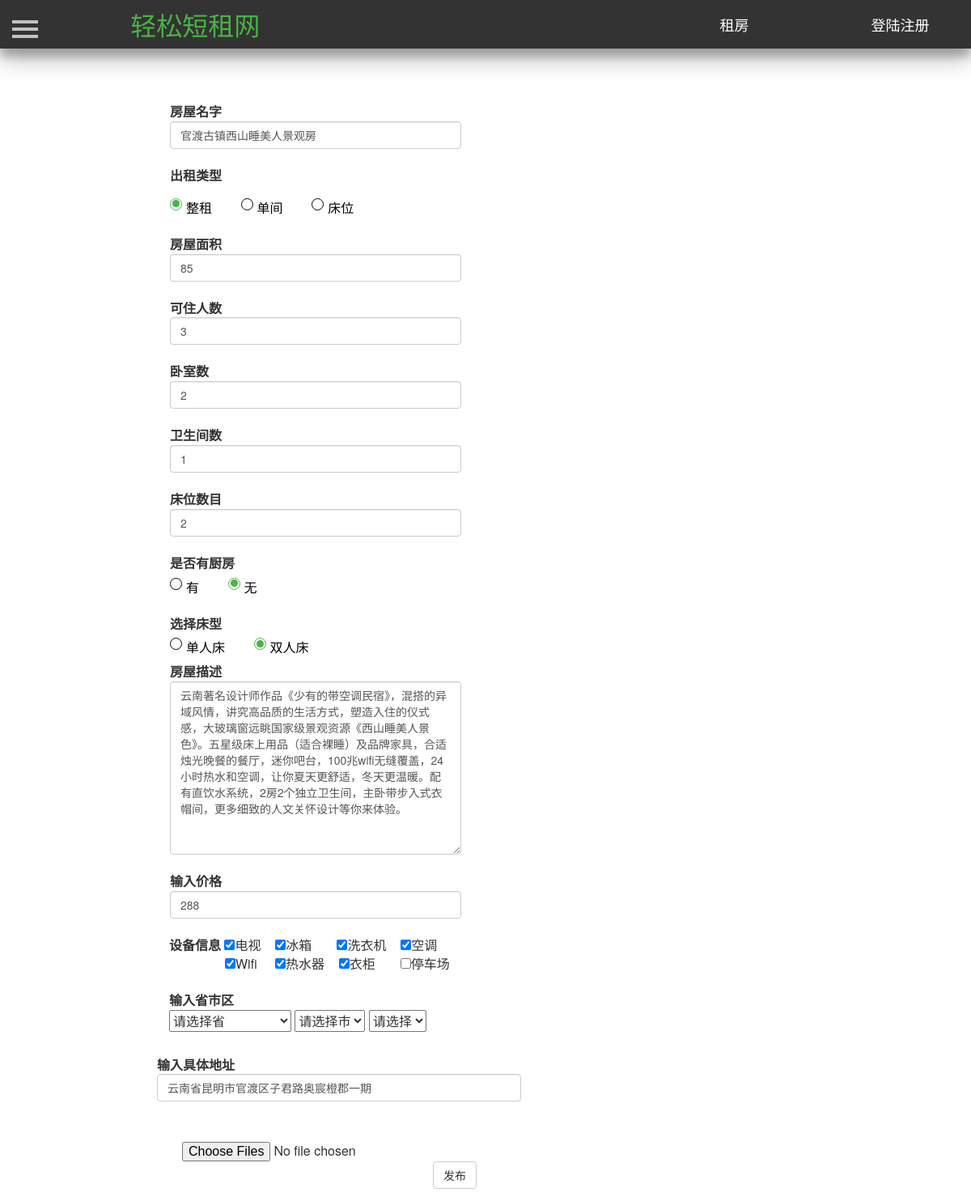
The app's page /modify_house/11/ with its own data.
### Renting/models.py (models this page shows, shortened)
class House(db.Model):
    id = db.Column(db.Integer, primary_key=True, autoincrement=True)  # ID 房屋唯一的标识
    house_name = db.Column(db.String(25))  # 房屋名  唯一   最大25个字符
    house_type = db.Column(db.Integer)  # 房屋类型，0表示整租，1表示单间 ，2表示床位
    area = db.Column(db.Integer)  # 房屋面积
    people = db.Column(db.Integer)  # 可住人数
    bedroom = db.Column(db.Integer)  # 卧房数
    toilet = db.Column(db.Integer)  # 卫生间数
    kitchen = db.Column(db.Integer)  # 是否有厨房
    bed = db.Column(db.Integer)  # 床位数
    bed_type = db.Column(db.Integer)  # 床型 0表示单人床  1表示双人床
    price = db.Column(db.Integer)  # 租一天的价格
    description = db.Column(db.String(200))  # 房屋描述
    facility = db.Column(db.String(10))  # 房屋设施，0表示无，1表示有
    province = db.Column(db.String(10))  # 省
    city = db.Column(db.String(10))  # 市
    district = db.Column(db.String(10))  # 地区
    address = db.Column(db.String(100))  # 具体地址
    username = db.Column(db.String(10), db.ForeignKey('user.username'))  # 房屋主人的名字，外键
    status = db.Column(db.Integer)  # 房屋状态，0表示未审核，1表示通过,2表示未通过
    url_one = db.Column(db.String(100))  # 房屋图片
    url_two = db.Column(db.String(100))  # 房屋图片
    url_three = db.Column(db.String(100))  # 房屋图片
    url_four = db.Column(db.String(100))  # 房屋图片
    url_five = db.Column(db.String(100))  # 房屋图片

### Renting/views.py (the view)
@app.route('/modify_house/<int:house_id>/')
def modify_house(house_id):
    house = House.query.filter_by(id=house_id).first()
    return render_template("modify_house.html", house=house)

### Renting/templates/modify_house.html (shortened to what this page needs)
<!DOCTYPE html>
<html lang="en">
    <head>
        <link href="https://cdn.bootcss.com/bootstrap/3.3.7/css/bootstrap.min.css" rel="stylesheet">
        <link href="/static/css/navigation.css" rel="stylesheet">
        <link href="/static/css/profile.css" rel="stylesheet">
         <link href="/static/css/sidebar.css" rel="stylesheet">
        <link type="text/css" href="/static/css/dialog.css"  rel="stylesheet"/>
    </head>
    <body>
		<header class="header-navigation" id="header">
		<nav>
			<div class="row">
				<div class="col-md-3">
					<a href="/index/"><font color="#4ab344" style="color: rgb(74, 179, 68);" size="6">轻松短租网</font></a>
				</div>
				<div class="col-md-2 title">
					<a href="/mainpage/" target="_blank"><font color="#FFFFFF" style="color: rgb(255, 255, 255);" size="4">租房</font></a>
				</div>
				<div class="col-md-2 title">
					{% if current_user.is_authenticated %}
					<a href="/profile/{{current_user.id}}">
						<font color="#FFFFFF" style="color: rgb(255, 255, 255);" size="4">
							{{current_user.username}}
						</font>
					</a>
					{% else %}
					<a href="/reglogin/">
						<font color="#FFFFFF" style="color: rgb(255, 255, 255);" size="4">
							登陆注册
						</font>
					</a>
					{% endif %}
				</div>
			</div>
		</nav>
		</header>
       <div id="wrapper">
            <div id="page-content-wrapper" style="margin-bottom=50px">
                <button type="button" class="hamburger is-closed animated fadeInLeft" data-toggle="offcanvas">
                    <span class="hamb-top"></span>
                    <span class="hamb-middle"></span>
                    <span class="hamb-bottom"></span>
                </button>
                <div class="container">
                    <div class="row">
                        <div class="col-md-2">
                        </div>
                        <div class="col-md-8">
                            <form class="form-horizontal" role="form" style="margin-top:50px" id="release_form" name="release_form" method="post" enctype="multipart/form-data">
                                <div class="form-group">
                                    <label for="house_name" class="control-label">房屋名字</label>
                                    <input type="text" class="form-control" name="house_name" id="house_name" value="{{house.house_name}}" style="width: 360px;">
                                </div>
                                <div class="form-group">
                                    <label class="control-label" style="height: 40px;">出租类型</label><br/>
                                    <div class="choice">
                                        {% if house.house_type==0 %}
                                        <label class="radio">整租&nbsp;&nbsp;&nbsp;&nbsp;&nbsp;<input type="radio" name="rent_type" value="1" checked><i></i></label>&nbsp;&nbsp;
                                        <label class="radio">单间&nbsp;&nbsp;&nbsp;&nbsp;&nbsp;<input type="radio" name="rent_type" value="2"><i></i></label>&nbsp;&nbsp;
                                        <label class="radio">床位&nbsp;&nbsp;&nbsp;&nbsp;&nbsp;<input type="radio" name="rent_type" value="3"><i></i></label>
                                        {% endif %}
                                    </div>
                                </div>
                                <div class="form-group">
                                    <label for="area" class="control-label">房屋面积</label>
                                    <input type="text" class="form-control" id="area" name="area" value="{{house.area}}" style="width: 360px;">
                                </div>
                                <div class="form-group">
                                    <label for="people" class="control-label">可住人数</label>
                                    <input type="text" class="form-control" id="people" name="people" value="{{house.people}}" style="width: 360px;">
                                </div>
                                <div class="form-group">
                                    <label for="bedroom" class="control-label">卧室数</label>
                                    <input type="text" class="form-control" id="bedroom" name="bedroom" value="{{house.bed}}" style="width: 360px;">
                                </div>
                                <div class="form-group">
                                    <label for="toilet" class="control-label">卫生间数</label>
                                    <input type="text" class="form-control" id="toilet" name="toilet" value="{{house.toilet}}" style="width: 360px;">
                                </div>
                                <div class="form-group">
                                    <label for="bed" class="control-label">床位数目</label>
                                    <input type="text" class="form-control" id="bed" name="bed" value="{{house.bed}}" style="width: 360px;">
                                </div>
                                <div class="form-group">
                                    <label  class="control-label">是否有厨房</label>
                                    <div class="choice">
                                        {% if house.kitchen==1 %}
                                        <label class="radio">有&nbsp;&nbsp;&nbsp;&nbsp;&nbsp;<input type="radio" name="kitchen" value="1" checked><i></i></label>&nbsp;&nbsp;
                                        <label class="radio">无&nbsp;&nbsp;&nbsp;&nbsp;&nbsp;<input type="radio" name="kitchen" value="2"><i></i></label>
                                        {% else %}
                                        <label class="radio">有&nbsp;&nbsp;&nbsp;&nbsp;&nbsp;<input type="radio" name="kitchen" value="1"><i></i></label>&nbsp;&nbsp;
                                        <label class="radio">无&nbsp;&nbsp;&nbsp;&nbsp;&nbsp;<input type="radio" name="kitchen" value="2" checked><i></i></label>
                                        {% endif %}
                                    </div>
                                </div>
                                <div class="form-group">
                                    <label  class="control-label">选择床型</label>
                                    <div class="choice">
                                        {% if house.bed_type ==0 %}
                                        <label class="radio">单人床&nbsp;&nbsp;&nbsp;&nbsp;&nbsp;<input type="radio" name="bed_type" value="1" checked><i></i></label>&nbsp;&nbsp;
                                        <label class="radio">双人床&nbsp;&nbsp;&nbsp;&nbsp;&nbsp;<input type="radio" name="bed_type" value="2" ><i></i></label>
                                        {% else %}
                                        <label class="radio">单人床&nbsp;&nbsp;&nbsp;&nbsp;&nbsp;<input type="radio" name="bed_type" value="1"><i></i></label>&nbsp;&nbsp;
                                        <label class="radio">双人床&nbsp;&nbsp;&nbsp;&nbsp;&nbsp;<input type="radio" name="bed_type" value="2" checked><i></i></label>
                                        {% endif %}
                                    </div>
                                    <label for="description" class="control-label">房屋描述</label>
                                    <textarea name="description" class="form-control" id="description"  rows="10" cols="20" style="width: 360px;">{{house.description}}</textarea>
                                </div>
                                <div class="form-group">
                                    <label for="price" class="control-label">输入价格</label>
                                    <input type="text" class="form-control" id="price" name="price" value="{{house.price}}" style="width: 360px;">
                                </div>
                                <div class="row form-group">
                                    <div class="col-md-6">
                                        <label for="description" class="control-label" style="margin-left: -16px;">设备信息</label>
                                        {% if house.facility[0] =="1" %}
                                        <input type="checkbox" name="eqipment" value="tv" checked>电视&nbsp;&nbsp;&nbsp;
                                        {% else %}
                                        <input type="checkbox" name="eqipment" value="tv">电视&nbsp;&nbsp;&nbsp;
                                        {% endif %}
                                        {% if house.facility[1] =="1" %}
                                        <input type="checkbox" name="eqipment" value="icebox" checked>冰箱&nbsp;&nbsp;&nbsp;&nbsp;&nbsp;&nbsp;
                                        {% else %}
                                        <input type="checkbox" name="eqipment" value="icebox">冰箱&nbsp;&nbsp;&nbsp;&nbsp;&nbsp;&nbsp;
                                        {% endif %}
                                        {% if house.facility[2] =="1" %}
                                        <input type="checkbox" name="eqipment" value="washer" checked>洗衣机&nbsp;&nbsp;&nbsp;
                                        {% else %}
                                        <input type="checkbox" name="eqipment" value="washer">洗衣机&nbsp;&nbsp;&nbsp;
                                        {% endif %}
                                        {% if house.facility[3] =="1" %}
                                        <input type="checkbox" name="eqipment" value="conditioner" checked>空调<br/>
                                        {% else %}
                                        <input type="checkbox" name="eqipment" value="conditioner">空调<br/>
                                        {% endif %}
                                        {% if house.facility[4] =="1" %}
                                        <input type="checkbox" name="eqipment" value="wifi" style="margin-left: 53px;" checked>Wifi&nbsp;&nbsp;&nbsp;&nbsp;
                                        {% else %}
                                        <input type="checkbox" name="eqipment" value="wifi" style="margin-left: 53px;">Wifi&nbsp;&nbsp;&nbsp;&nbsp;
                                        {% endif %}
                                        {% if house.facility[5] =="1" %}
                                        <input type="checkbox" name="eqipment" value="heater" checked>热水器&nbsp;&nbsp;&nbsp;
                                        {% else %}
                                        <input type="checkbox" name="eqipment" value="heater">热水器&nbsp;&nbsp;&nbsp;
                                        {% endif %}
                                        {% if house.facility[6] =="1" %}
                                        <input type="checkbox" name="eqipment" value="wardrobe" checked>衣柜&nbsp;&nbsp;&nbsp;&nbsp;&nbsp;&nbsp;
                                        {% else %}
                                        <input type="checkbox" name="eqipment" value="wardrobe">衣柜&nbsp;&nbsp;&nbsp;&nbsp;&nbsp;&nbsp;
                                        {% endif %}
                                        {% if house.facility[7] =="1" %}
                                        <input type="checkbox" name="eqipment" value="parking" checked>停车场&nbsp;&nbsp;&nbsp;
                                        {% else %}
                                        <input type="checkbox" name="eqipment" value="parking">停车场&nbsp;&nbsp;&nbsp;
                                        {% endif %}
                                    </div>
                                </div>
                                <label for="address" class="control-label" style="margin-left: -16px;">输入省市区</label>
                                <div style="height: 30px;margin-bottom: 20px;margin-left: -16px;">
                                    <div id="city_5">
                                        <select class="prov" id="prov5" name="province" ></select>
                                        <select class="city" id="city5" name="city"></select>
                                        <select class="dist" id="area5" name="district"></select>
                                    </div>
                                </div>
                                <div class="form-group">
                                    <label for="address" class="control-label" style="margin-left: -16px;">输入具体地址</label>
                                    <input type="text" class="form-control" id="address" name="address" value="{{house.address}}" style="width: 450px;margin-left: -16px;">
                                </div>
                                <input id="file" name="file" type="file"  multiple style="margin-top:50px">
                                <div class="row">
                                    <div class="col-md-5">
                                    </div>
                                    <div class="col-md-2">
                                        <div class="form-group">
                                            <button type="submit" class="btn btn-default" id="release-button" onclick="form=document.getElementById('release_form');form.action='/modify_buttom/{{house.id}}/';">发布</button>
                                        </div>
                                    </div>
                                    <div class="col-md-5">
                                    </div>
                                </div>
                            </form>
                        </div>
                        <div class="col-md-2">
                        </div>
                    </div>
                </div>
            </div>
        </div>
    </body>
</html>

### records on screen
House: house_name "官渡古镇西山睡美人景观房", area "85", people "3", bedroom "2", toilet "1", bed "2", description "云南著名设计师作品《少有的带空调民宿》，混搭的异域风情，讲究高品质的生活方式，塑造入住的仪式感，大玻璃窗远眺国家级景观资源《西山睡美人景色》。五星级床上用品（适合裸睡）及品牌家具，合适烛光晚餐的餐厅，迷你吧台，100兆wifi无缝覆盖，24小时热水和空调，让你夏天更舒适，冬天更温暖。配有直饮水系统，2房2个独立卫生间，主卧带步入式衣帽间，更多细致的人文关怀设计等你来体验。", price "288", address "云南省昆明市官渡区子君路奥宸橙郡一期"
